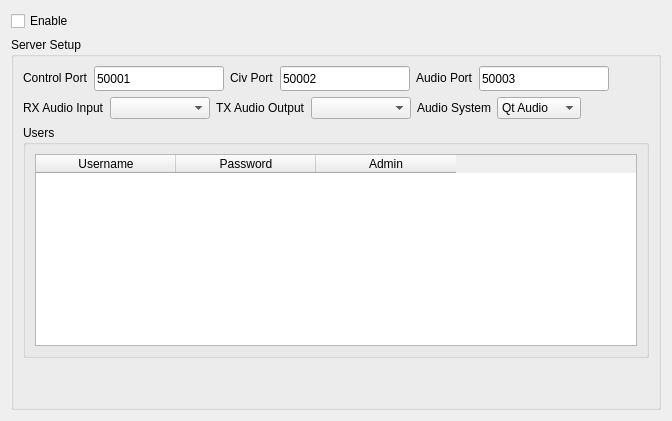
       <widget class="QWidget" name="radioServer">
        <layout class="QVBoxLayout" name="verticalLayout_27">
         <property name="sizeConstraint">
          <enum>QLayout::SetDefaultConstraint</enum>
         </property>
         <item>
          <layout class="QHBoxLayout" name="horizontalLayout_35">
           <item>
            <widget class="QCheckBox" name="serverEnableCheckbox">
             <property name="minimumSize">
              <size>
               <width>0</width>
               <height>20</height>
              </size>
             </property>
             <property name="maximumSize">
              <size>
               <width>16777215</width>
               <height>20</height>
              </size>
             </property>
             <property name="text">
              <string>Enable</string>
             </property>
            </widget>
           </item>
           <item>
            <spacer name="horizontalSpacer_24">
             <property name="orientation">
              <enum>Qt::Horizontal</enum>
             </property>
             <property name="sizeHint" stdset="0">
              <size>
               <width>40</width>
               <height>20</height>
              </size>
             </property>
            </spacer>
           </item>
          </layout>
         </item>
         <item>
          <layout class="QHBoxLayout" name="horizontalLayout_41">
           <item>
            <widget class="QGroupBox" name="serverSetupGroup">
             <property name="title">
              <string>Server Setup</string>
             </property>
             <layout class="QVBoxLayout" name="verticalLayout_31">
              <item>
               <layout class="QHBoxLayout" name="horizontalLayout_40">
                <item>
                 <widget class="QLabel" name="label_38">
                  <property name="minimumSize">
                   <size>
                    <width>0</width>
                    <height>20</height>
                   </size>
                  </property>
                  <property name="maximumSize">
                   <size>
                    <width>16777215</width>
                    <height>20</height>
                   </size>
                  </property>
                  <property name="text">
                   <string>Control Port</string>
                  </property>
                 </widget>
                </item>
                <item>
                 <widget class="QLineEdit" name="serverControlPortText">
                  <property name="sizePolicy">
                   <sizepolicy hsizetype="Expanding" vsizetype="Expanding">
                    <horstretch>0</horstretch>
                    <verstretch>0</verstretch>
                   </sizepolicy>
                  </property>
                  <property name="minimumSize">
                   <size>
                    <width>130</width>
                    <height>25</height>
                   </size>
                  </property>
                  <property name="maximumSize">
                   <size>
                    <width>130</width>
                    <height>25</height>
                   </size>
                  </property>
                  <property name="inputMask">
                   <string>99999</string>
                  </property>
                  <property name="text">
                   <string>50001</string>
                  </property>
                  <property name="frame">
                   <bool>true</bool>
                  </property>
                 </widget>
                </item>
                <item>
                 <widget class="QLabel" name="label_37">
                  <property name="sizePolicy">
                   <sizepolicy hsizetype="Preferred" vsizetype="Fixed">
                    <horstretch>0</horstretch>
                    <verstretch>0</verstretch>
                   </sizepolicy>
                  </property>
                  <property name="minimumSize">
                   <size>
                    <width>0</width>
                    <height>20</height>
                   </size>
                  </property>
                  <property name="maximumSize">
                   <size>
                    <width>16777215</width>
                    <height>20</height>
                   </size>
                  </property>
                  <property name="text">
                   <string>Civ Port</string>
                  </property>
                 </widget>
                </item>
                <item>
                 <widget class="QLineEdit" name="serverCivPortText">
                  <property name="minimumSize">
                   <size>
                    <width>130</width>
                    <height>25</height>
                   </size>
                  </property>
                  <property name="maximumSize">
                   <size>
                    <width>130</width>
                    <height>25</height>
                   </size>
                  </property>
                  <property name="inputMask">
                   <string>99999</string>
                  </property>
                  <property name="text">
                   <string>50002</string>
                  </property>
                 </widget>
                </item>
                <item>
                 <widget class="QLabel" name="label_36">
                  <property name="minimumSize">
                   <size>
                    <width>0</width>
                    <height>20</height>
                   </size>
                  </property>
                  <property name="maximumSize">
                   <size>
                    <width>16777215</width>
                    <height>20</height>
                   </size>
                  </property>
                  <property name="text">
                   <string>Audio Port</string>
                  </property>
                 </widget>
                </item>
                <item>
                 <widget class="QLineEdit" name="serverAudioPortText">
                  <property name="minimumSize">
                   <size>
                    <width>130</width>
                    <height>25</height>
                   </size>
                  </property>
                  <property name="maximumSize">
                   <size>
                    <width>130</width>
                    <height>25</height>
                   </size>
                  </property>
                  <property name="inputMask">
                   <string>99999</string>
                  </property>
                  <property name="text">
                   <string>50003</string>
                  </property>
                 </widget>
                </item>
                <item>
                 <spacer name="horizontalSpacer_25">
                  <property name="orientation">
                   <enum>Qt::Horizontal</enum>
                  </property>
                  <property name="sizeHint" stdset="0">
                   <size>
                    <width>40</width>
                    <height>20</height>
                   </size>
                  </property>
                 </spacer>
                </item>
               </layout>
              </item>
              <item>
               <layout class="QHBoxLayout" name="serverAudioHorizLayout">
                <item>
                 <widget class="QLabel" name="label_33">
                  <property name="text">
                   <string>RX Audio Input</string>
                  </property>
                 </widget>
                </item>
                <item>
                 <widget class="QComboBox" name="serverRXAudioInputCombo">
                  <property name="minimumSize">
                   <size>
                    <width>100</width>
                    <height>0</height>
                   </size>
                  </property>
                  <property name="maximumSize">
                   <size>
                    <width>100</width>
                    <height>16777215</height>
                   </size>
                  </property>
                 </widget>
                </item>
                <item>
                 <widget class="QLabel" name="label_34">
                  <property name="text">
                   <string>TX Audio Output</string>
                  </property>
                 </widget>
                </item>
                <item>
                 <widget class="QComboBox" name="serverTXAudioOutputCombo">
                  <property name="minimumSize">
                   <size>
                    <width>100</width>
                    <height>0</height>
                   </size>
                  </property>
                  <property name="maximumSize">
                   <size>
                    <width>100</width>
                    <height>16777215</height>
                   </size>
                  </property>
                 </widget>
                </item>
                <item>
                 <widget class="QLabel" name="label_44">
                  <property name="text">
                   <string>Audio System</string>
                  </property>
                 </widget>
                </item>
                <item>
                 <widget class="QComboBox" name="audioSystemServerCombo">
                  <item>
                   <property name="text">
                    <string>Qt Audio</string>
                   </property>
                  </item>
                  <item>
                   <property name="text">
                    <string>PortAudio</string>
                   </property>
                  </item>
                  <item>
                   <property name="text">
                    <string>RT Audio</string>
                   </property>
                  </item>
                 </widget>
                </item>
                <item>
                 <spacer name="horizontalSpacer_23">
                  <property name="orientation">
                   <enum>Qt::Horizontal</enum>
                  </property>
                  <property name="sizeHint" stdset="0">
                   <size>
                    <width>40</width>
                    <height>20</height>
                   </size>
                  </property>
                 </spacer>
                </item>
               </layout>
              </item>
              <item>
               <layout class="QHBoxLayout" name="horizontalLayout_32">
                <item>
                 <widget class="QGroupBox" name="groupBox_2">
                  <property name="title">
                   <string>Users</string>
                  </property>
                  <layout class="QHBoxLayout" name="horizontalLayout_9">
                   <item>
                    <widget class="tableWidget" name="serverUsersTable">
                     <property name="sizePolicy">
                      <sizepolicy hsizetype="Expanding" vsizetype="Expanding">
                       <horstretch>0</horstretch>
                       <verstretch>0</verstretch>
                      </sizepolicy>
                     </property>
                     <property name="minimumSize">
                      <size>
                       <width>400</width>
                       <height>160</height>
                      </size>
                     </property>
                     <property name="maximumSize">
                      <size>
                       <width>750</width>
                       <height>330</height>
                      </size>
                     </property>
                     <property name="frameShape">
                      <enum>QFrame::StyledPanel</enum>
                     </property>
                     <property name="lineWidth">
                      <number>1</number>
                     </property>
                     <property name="midLineWidth">
                      <number>0</number>
                     </property>
                     <property name="editTriggers">
                      <set>QAbstractItemView::DoubleClicked</set>
                     </property>
                     <property name="columnCount">
                      <number>3</number>
                     </property>
                     <attribute name="horizontalHeaderCascadingSectionResizes">
                      <bool>false</bool>
                     </attribute>
                     <attribute name="horizontalHeaderDefaultSectionSize">
                      <number>140</number>
                     </attribute>
                     <attribute name="horizontalHeaderShowSortIndicator" stdset="0">
                      <bool>false</bool>
                     </attribute>
                     <attribute name="horizontalHeaderStretchLastSection">
                      <bool>false</bool>
                     </attribute>
                     <attribute name="verticalHeaderVisible">
                      <bool>false</bool>
                     </attribute>
                     <attribute name="verticalHeaderShowSortIndicator" stdset="0">
                      <bool>false</bool>
                     </attribute>
                     <attribute name="verticalHeaderStretchLastSection">
                      <bool>false</bool>
                     </attribute>
                     <column>
                      <property name="text">
                       <string>Username</string>
                      </property>
                     </column>
                     <column>
                      <property name="text">
                       <string>Password</string>
                      </property>
                     </column>
                     <column>
                      <property name="text">
                       <string>Admin</string>
                      </property>
                     </column>
                    </widget>
                   </item>
                  </layout>
                 </widget>
                </item>
               </layout>
              </item>
              <item>
               <spacer name="verticalSpacer_7">
                <property name="orientation">
                 <enum>Qt::Vertical</enum>
                </property>
                <property name="sizeHint" stdset="0">
                 <size>
                  <width>20</width>
                  <height>40</height>
                 </size>
                </property>
               </spacer>
              </item>
             </layout>
            </widget>
           </item>
          </layout>
         </item>
        </layout>
       </widget>
